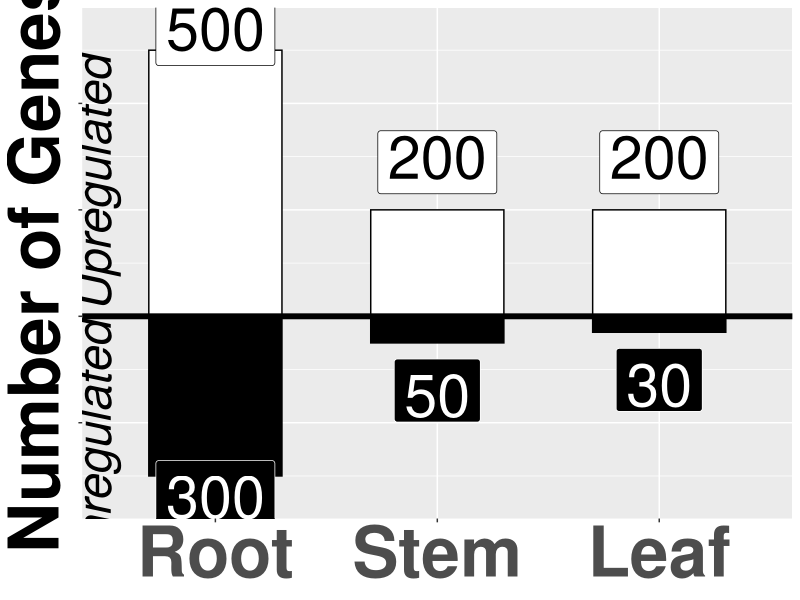

This chart was generated by the following R code:
# This R file will store code that creates a 'mirrorplot' that is often 
# used in RNA-seq analysis
library(ggplot2)
library(ggrepel)

# BEGIN Enter your variables here
sample.type1 <- c("Root", "Stem", "Leaf") # types of samples for RNA-seq
sample.values1 <- c(500, -300, 200, -50, 200, -30) 
regulation.type1 <- c("Upregulated", "Downregulated")
bar.fill1 <- c("white", "black") # upregulated genes will have a white bar
# downregulated genes will generally appear black
# END Enter your variables here
label.text.color1 <- rev(bar.fill1)
y.lab <- "Number of Genes" # the label for the y axis
maxnum <- max(sample.values1) 

# block of code to create a path and filename for your impage output
filename <- "mirrorplot.png" # your local image created
wd <- getwd()
filename1 <- paste0(wd, '/' , filename)

dat1 <- data.frame(sample.type=rep(sample.type1, each = 2), 
                  # we want all categories listed twice (up/down)
                  regulation.type = regulation.type1,
                  # regulation types will be repeated for all samples
                  y = sample.values1, 
                  # enter the samples
                  bar.fill = bar.fill1, 
                  label.text.color = label.text.color1, 
                  stringsAsFactors = FALSE)
dat1$regulation.type <- factor(dat1$regulation.type, levels = regulation.type1)
dat1$sample.type <- factor(dat1$sample.type, levels = sample.type1)
# this ensures that the order of the regulation types and sample types 
# appears as we have entered them into the dataframe. ggplot will order them 
# alphabetically, unless we specify otherwise

png(filename1, height = 1200, width = 1200)
p <- ggplot(dat1, aes(x=sample.type, y=y, fill=regulation.type, label=abs(y))) + 
  # setting the color and width of the borders around our bar charts
  geom_bar(stat="identity", position="identity", color = "black", width=.6) + 
  scale_fill_manual(values = dat1$bar.fill) + 
  # remove the x axis title and increase the font size of the y axis and
  # the individual items on the x axis
  theme(axis.title.x=element_blank(),axis.text.y=element_blank(), 
        axis.title.y = element_text(size=50, face="bold"), 
        axis.text=element_text(size=50, face="bold")) +
  # relabel the y axis
  ylab(y.lab) +
  # add in the labels for the values
  geom_label_repel(direction = "y", mapping = aes(hjust=.5, 
                                                  vjust = rep(c(1,0), length(sample.type1))), 
                   color = dat1$label.text.color, 
                   fill= dat1$bar.fill, size=15, 
                   label.padding = unit(.5, "lines")) +
  # remove the legend
  theme(legend.position = "none")+  
  # adding a horizontal line at the zero axis
  geom_hline(yintercept=0, color="black", size=2)+
  # placing the labels for the 
  annotate(geom="text", x=.45, y=.02*maxnum, label=regulation.type1[1],
           color="black", angle=90, fontface="italic", size=12, hjust=0) +
  annotate(geom="text", x=.45, y=-.02*maxnum, label=regulation.type1[2],
           color="black", angle=90, fontface="italic", size=12, hjust =1) + 
  # Increase the size of the plot so that it can encompass the labels that
  # were added
  scale_y_continuous(expand=expansion(mult=c(.10,.10)))
p
dev.off()